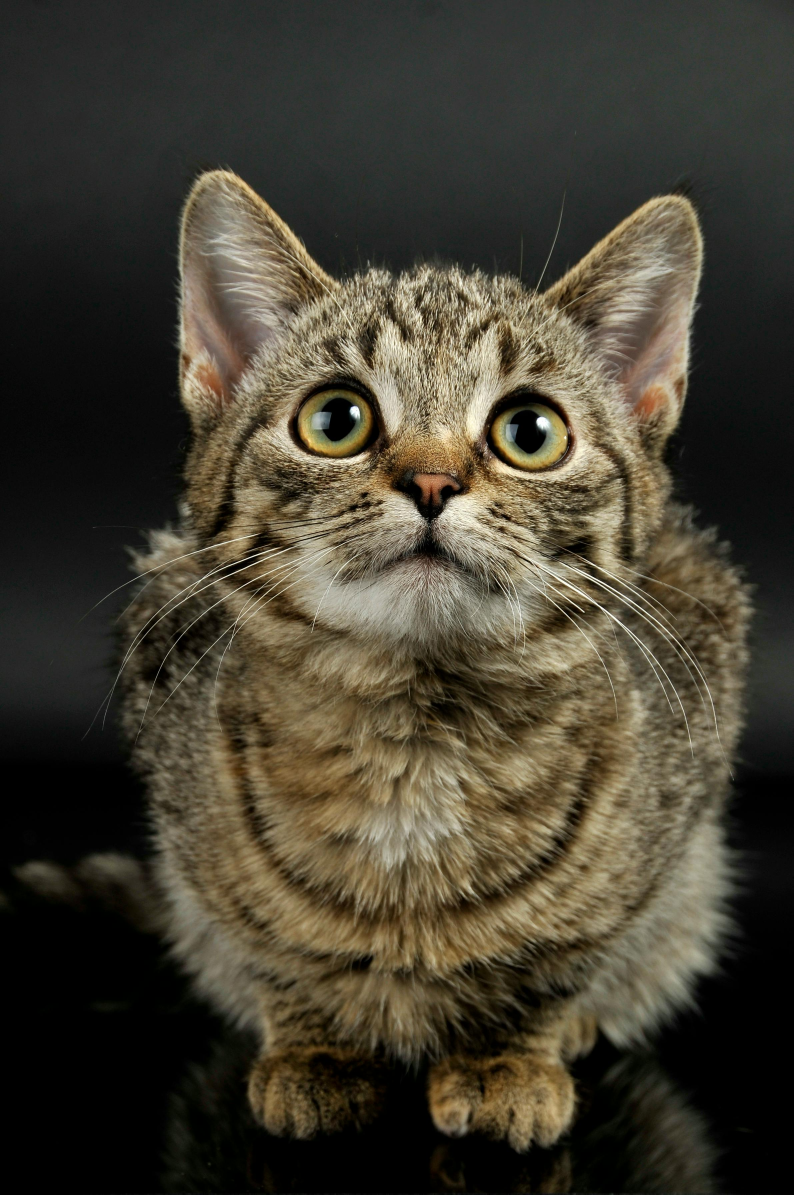
#> input picture cat.jpg, 2380 x 3583 px (shown at 1/3 size)
$ jupyter execute --allow-errors experience.ipynb   (shell and % lines are left out)
#> lines starting #> are read from the running program, lines starting #| are printed output that depends on the picture
[cell 1]
# Importing standard Qiskit libraries and configuring account
from qiskit import QuantumCircuit
from qiskit import transpile
from qiskit_aer import Aer
# from qiskit.compiler import transpile, assemble
# from qiskit.tools.jupyter import *
# from qiskit.visualization import *

import numpy as np
import matplotlib.pyplot as plt
from matplotlib import style
style.use('bmh')


# A 8x8 binary image represented as a numpy array
image = np.array([ [0, 0, 0, 0, 0, 0, 0, 0],
                  [0, 1, 1, 1, 1, 1, 0, 0],
                  [0, 1, 1, 1, 1, 1, 1, 0],
                  [0, 1, 1, 1, 1, 1, 1, 0],
                  [0, 1, 1, 1, 1, 1, 1, 0],
                  [0, 0, 0, 1, 1, 1, 1, 0],
                  [0, 0, 0, 1, 1, 1, 1, 0],
                  [0, 0, 0, 0, 0, 0, 0, 0] ])

# Function for plotting the image using matplotlib
def plot_image(img, title: str):
#> called with img = array of shape (8, 8), title = 'Original Image'
    plt.title(title)
    plt.xticks(range(img.shape[0]))
    plt.yticks(range(img.shape[1]))
    plt.imshow(img, extent=[0, img.shape[0], img.shape[1], 0], cmap='viridis')
    plt.show()
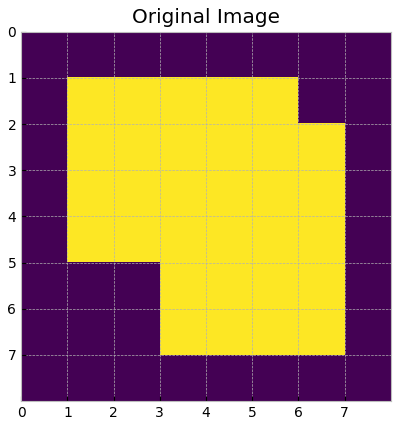
#> figure drawn by matplotlib, 1 panel

plot_image(image, 'Original Image')

[cell 2]
# Convert the raw pixel values to probability amplitudes
def amplitude_encode(img_data):

    # Calculate the RMS value
    rms = np.sqrt(np.sum(np.sum(img_data**2, axis=1)))

    # Create normalized image
    image_norm = []
    for arr in img_data:
        for ele in arr:
            if rms==0:
                image_norm.append(0)
            else:
                image_norm.append(ele / rms)

    # Return the normalized image as a numpy array
    return np.array(image_norm)

# Get the amplitude ancoded pixel values
# Horizontal: Original image
image_norm_h = amplitude_encode(image)

# Vertical: Transpose of Original image
image_norm_v = amplitude_encode(image.T)

[cell 3]
# Initialize some global variable for number of qubits
data_qb = 6
anc_qb = 1
total_qb = data_qb + anc_qb

# Initialize the amplitude permutation unitary
D2n_1 = np.roll(np.identity(2**total_qb), 1, axis=1)


# Create the circuit for horizontal scan
#> (the rest of this cell did not finish here and is left out)

#> (a cell that did not finish here is left out)

[cell 5]
from qiskit.visualization import array_to_latex
print('Horizontal scan statevector:')
#print(np.array(sv_h))
#> (the rest of this cell did not finish here and is left out)

[cell 6]
# Classical postprocessing for plotting the output

# Defining a lambda function for
# thresholding to binary values
threshold = lambda amp: (amp > 1e-15 or amp < -1e-15)

# Selecting odd states from the raw statevector and
# reshaping column vector of size 64 to an 8x8 matrix
#> (the rest of this cell did not finish here and is left out)

#> (a cell that did not finish here is left out)

[cell 8]
from PIL import Image
style.use('default')

image_size = 2380       # Original image-width
image_crop_size = 8   # Width of each part of image for processing


# Load the image from filesystem
image_raw = np.array(Image.open('cat.jpg'))
#> image_raw is the input picture: shape (3583, 2380, 3); mean R, G, B 68.4, 63.1, 49.3
print('Raw Image info:', image_raw.shape)
#| Raw Image info: (3583, 2380, 3)
print('Raw Image datatype:', image_raw.dtype)
#| Raw Image datatype: uint8


# Convert the RBG component of the image to B&W image, as a numpy (uint8) array
image = []
for i in range(image_size):
    image.append([])
    for j in range(image_size):
        image[i].append(image_raw[i][j][0] / 255)
#> after the loop, image = 2380 items

image = np.array(image)
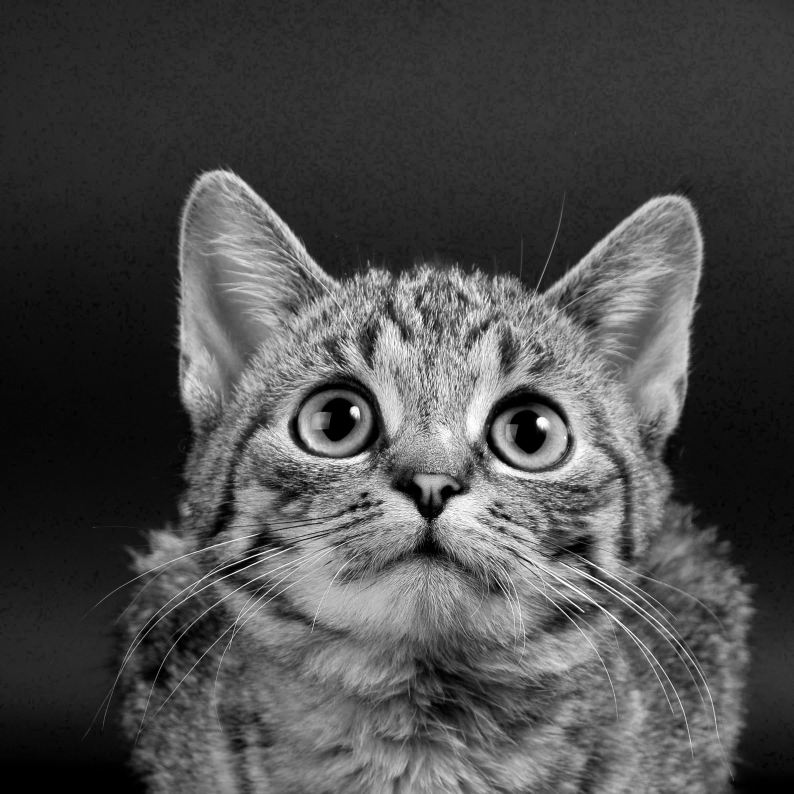
#> image: shape (2380, 2380) float64 (shown at 1/3 size); min 0, max 1, mean 0.296
print('Image shape (numpy array):', image.shape)
#| Image shape (numpy array): (2380, 2380)


# Display the image
plt.title('Big Image')
plt.xticks(range(0, image.shape[0]+1, 32))
plt.yticks(range(0, image.shape[1]+1, 32))
plt.imshow(image, extent=[0, image.shape[0], image.shape[1], 0], cmap='viridis')
plt.show()

[cell 9]
# Initialize some global variable for number of qubits
data_qb = 6
anc_qb = 1
total_qb = data_qb + anc_qb

# Initialize the amplitude permutation unitary
D2n_1 = np.roll(np.identity(2**total_qb), 1, axis=1)

[cell 10]
crops=[]
for i in range(image_size//image_crop_size):
    for j in range(image_size//image_crop_size):
        crops.append(image[i*image_crop_size:(i+1)*image_crop_size,j*image_crop_size:(j+1)*image_crop_size])
#> after the loop, crops = 88209 items
